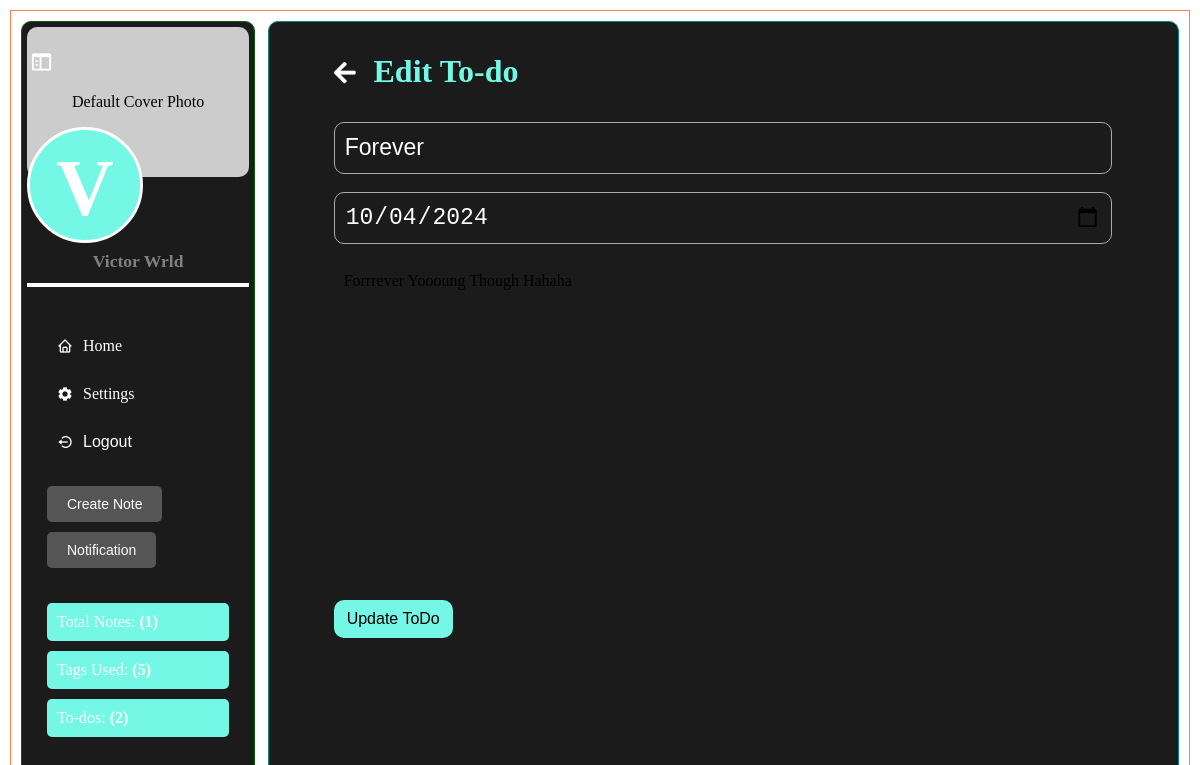
Page /todos/edit/2 (signed in) on the committed database.
### website/models.py (models this page shows, shortened)
class User(db.Model, UserMixin):
    id = db.Column(db.Integer, primary_key=True)
    email = db.Column(db.String(150), unique=True)
    password = db.Column(db.String(255))
    first_name = db.Column(db.String(225))
    second_name = db.Column(db.String(225))
    full_name = db.Column(db.String(255))
    profile_picture = db.Column(db.String(255), nullable=True)
    cover_picture = db.Column(db.String(255), nullable=True)
    user_name = db.Column(db.String(255))
    phone_number = db.Column(db.String(20))
    country_code = db.Column(db.String(10), default="+254")
    bio = db.Column(db.String(255))
    time_zone = db.Column(db.String(255))
    date_birth = db.Column(db.String(255))
    gender = db.Column(db.String(255))
    generated_color = db.Column(db.String(7))
    is_2fa_enabled = db.Column(db.Boolean, default=False)
    otp_secret = db.Column(db.String(32), nullable=True)
    temp_otp = db.Column(db.String(32), nullable=True)
    otp_method = db.Column(db.String(10), default='app')
    is_active = db.Column(db.Boolean, default=True)
    is_admin = db.Column(db.Boolean, default=False)
    email_verified = db.Column(db.Boolean, default=False)
    note_tags = db.relationship(
        "NoteTag", back_populates="user", cascade="all, delete-orphan"
    )
    notes = db.relationship("Note", back_populates="user", cascade="all, delete-orphan")
    password_reset_tokens = db.relationship(
        "PasswordResetToken", back_populates="user", cascade="all, delete-orphan"
    )
    notifications = db.relationship(
        "Notification", back_populates="user", cascade="all, delete-orphan"
    )
    todos = db.relationship("ToDo", back_populates="user", cascade="all, delete-orphan")
    email_preferences = db.relationship(
        "EmailPreferences",
        uselist=False,
        back_populates="user",
        cascade="all, delete-orphan",
    )
    push_preferences = db.relationship(
        "PushPreferences",
        uselist=False,
        back_populates="user",
        cascade="all, delete-orphan",
    )
    email_verification_tokens = db.relationship(
        "EmailVerificationToken", back_populates="user", cascade="all, delete-orphan"
    )

class ToDo(db.Model):
    id = db.Column(db.Integer, primary_key=True)
    title = db.Column(db.String(255), nullable=False)
    content = db.Column(db.Text, nullable=True)
    user_id = db.Column(db.Integer, db.ForeignKey("user.id"), nullable=False)
    is_completed = db.Column(db.Boolean, default=False)
    created_at = db.Column(db.DateTime, default=datetime.utcnow)
    updated_at = db.Column(db.DateTime, default=datetime.utcnow)
    due_date = db.Column(db.DateTime, nullable=True)
    user = db.relationship("User", back_populates="todos")
    subtasks = db.relationship(
        "Subtask", back_populates="parent_todo", cascade="all, delete-orphan"
    )

### website/views.py (the view, shortened to what this page needs)
@views.route("/todos/edit/<int:id>", methods=["GET", "POST"])
def edit_todo(id):
    todo = ToDo.query.get_or_404(id)
    return render_template("edit_todo.html", todo=todo)

### website/templates/edit_todo.html (shortened to what this page needs)
<!DOCTYPE html>
<html lang="en">
  <head>
    <link
      rel="stylesheet"
      href="{{ url_for('static', filename='css/add_todo.css') }}"
    />
    <link
      href="https://unpkg.com/boxicons@2.1.4/css/boxicons.min.css"
      rel="stylesheet"
    />
    <link
    href="https://cdn.quilljs.com/1.3.6/quill.snow.css"
    rel="stylesheet"
  />
    <link
      rel="stylesheet"
      href="https://cdnjs.cloudflare.com/ajax/libs/font-awesome/5.15.4/css/all.min.css"
    />
  </head>
  <body>
    <div class="page">
      <div class="left-container">
        <div class="close-left-container" id="closeLeftContainer">
          <i
            class="bx bx-sidebar"
            data-tooltip="Close sidebar"
            style="--background-: {{ current_user.generated_color }}"
          ></i>
        </div>
        <div class="all">
          <div class="profile">
            <div class="cover-photo">
              {% if current_user.cover_picture %}
              <img
                src="/static/profile_pics/{{ current_user.cover_picture }}"
                alt="Cover Photo"
                class="cover-image"
              />
              {% else %}
              <div class="default-cover">
                <p>Default Cover Photo</p>
              </div>
              {% endif %}
            </div>
            <div class="profile-pic">
              {% if current_user.profile_picture %}
              <img
                src="/static/profile_pics/{{ current_user.profile_picture }}"
                alt="Profile Picture"
                class="profile-image"
              />
              {% else %}
              <i
                class="fas fa-5x"
                style="--background-: {{ current_user.generated_color }}"
                >{{ current_user.first_name[0] }}</i
              >
              {% endif %}
            </div>
          </div>
          <div class="profile-info">
            <p class="username">
              {{ current_user.full_name }}
            </p>
          </div>
          <hr class="separation" />
        </div>
        <div class="nav-links">
          <a href="/user_home" class="nav-item">
            <i class="bx bx-home"></i>Home
          </a>
          <a href="/settings" class="nav-item">
            <i class="bx bxs-cog"></i>Settings
          </a>
          <form
            action="{{ url_for('auth.logout') }}"
            method="post"
            class="logout-form"
          >
            <button type="submit" class="log-item">
              <i class="bx bx-log-out-circle"></i> Logout
            </button>
          </form>
        </div>
        <div class="quick-access">
          <button class="quick-btn" id="createNoteBtn">Create Note</button>
          <button class="quick-btn" id="notificationBtn">Notification</button>
        </div>
        <div class="user-stats">
          <p
            class="stat-item"
            style="--background: {{ current_user.generated_color }}"
          >
            Total Notes: <span>({{ current_user.notes | length }})</span>
          </p>
          <p
            class="stat-item"
            style="--background: {{ current_user.generated_color }}"
          >
            Tags Used: <span>({{ current_user.note_tags | length }})</span>
          </p>
          <p
            class="stat-item"
            style="--background: {{ current_user.generated_color }}"
          >
            To-dos: <span>({{ current_user.todos | length }})</span>
          </p>
        </div>
      </div>
      <div class="right-container">
        <div class="content">
          <div class="container_title">
            <h1 style="--background-: {{ current_user.generated_color }}">
              <span class="back-arrow"><i class="fas fa-arrow-left"></i></span>
              Edit To-do
            </h1>
          </div>
          <div class="form_container">
            <form
              action="{{ url_for('views.edit_todo', id=todo.id) }}"
              method="post"
            >
              <input
                type="text"
                id="title"
                name="title"
                required
                class="inputs"
                placeholder="To-do title"
                value="{{ todo.title }}"
              />
              <br /><br />
              <input
                type="date"
                id="due_date"
                name="due_date"
                class="inputs"
                placeholder="Due date (optional)"
                value="{{ todo.due_date.strftime('%Y-%m-%d') if todo.due_date else '' }}"
              />
              <br /><br />
              <div id="quillEditor">{{ todo.content | safe}}</div>
              <br />
              <button
                type="submit"
                style="--background-: {{ current_user.generated_color }}"
              >
                Update ToDo
              </button>
            </form>
          </div>
        </div>
      </div>
    </div>
  </body>
</html>

### website/static/css/add_todo.css (style rules this page uses)
body { margin: 0; padding: 0; box-sizing: border-box; }
.page { margin: 10px; border: 1px solid #ff7f50; padding: 10px; display: flex; height: calc(100vh - 20px); box-sizing: border-box; overflow: hidden; }
.left-container { position: relative; width: 20%; background-color: #1b1b1b; padding: 5px; margin-right: 13px; border: 1px solid darkgreen; overflow-y: auto; border-radius: 10px; }
.right-container { position: relative; width: 80%; background: #1b1b1b; padding: 10px; border: 1px solid darkcyan; overflow-y: auto; border-radius: 10px; }
.all { position: sticky; top: 0; background: #1b1b1b; }
.profile { margin-bottom: 5px; flex-direction: column; align-items: center; }
.cover-photo { width: 100%; height: 150px; margin-bottom: -50px; position: relative; }
.cover-photo .default-cover { width: 100%; height: 100%; background-color: #ccc; display: flex; align-items: center; justify-content: center; border-radius: 10px; }
.profile-pic { position: relative; z-index: 1; }
.profile-pic i { color: #fff; background: var(--background-); height: 110px; width: 110px; border-radius: 50%; align-items: center; justify-content: center; display: flex; border: 3px solid white; }
.profile-info { display: flex; align-items: center; justify-content: center; margin-left: 0; margin-top: 0; display: flex; }
.profile-info .username { font-size: 0.9em; color: gray; margin: 3px 0; font-size: 1.1em; font-weight: bolder; }
.separation { height: 4px; border: none; background-color: #fff; }
.profile-info p { margin-left: 20px; }
.content { margin-right: 5%; margin-left: 5%; }
.container_title { margin: 10px; }
.container_title h1 { color: var(--background-); }
.container_title h1 span { color: #fff; margin-right: 10px; font-size: 25px; cursor: pointer; }
.form_container { padding: 10px; gap: 10px; }
.form_container .inputs { padding: 10px; }
.form_container input { width: 97%; background-color: transparent; border: 1px solid #aaa; outline: none; border-radius: 10px; height: 30px; color: #fff; font-size: 23px; }
.form_container button { color: #000; background: var(--background-); padding: 10px 13px; border: none; border-radius: 10px; font-size: 16px; cursor: pointer; }
.close-left-container { color: #fff; left: 30px; font-size: 23px; display: flex; align-items: center; justify-content: flex-end; z-index: 1; position: fixed; top: 50px; margin-right: 30px; cursor: pointer; }
.nav-links { margin-top: 20px; padding: 20px; }
.nav-item { display: flex; align-items: center; color: #fff; padding: 10px; text-decoration: none; border-radius: 5px; margin-bottom: 10px; transition: background-color 0.3s; }
.nav-item i { margin-right: 10px; }
.logout-form { margin: 0; padding: 0; }
.log-item { display: flex; align-items: center; color: #fff; padding: 10px; text-decoration: none; border-radius: 5px; margin-bottom: 10px; background-color: transparent; border: none; font-size: 16px; cursor: pointer; transition: background-color 0.3s; }
.log-item i { margin-right: 10px; }
.quick-access { padding: 20px; margin-top: -30px; }
.quick-btn { background-color: #555; color: #fff; border: none; padding: 10px 20px; margin: 5px 0; cursor: pointer; border-radius: 5px; font-size: 14px; transition: background-color 0.3s; }
.user-stats { margin-top: -20px; padding: 20px; color: #fff; font-size: 16px; }
.stat-item { margin: 10px 0; padding: 10px; border-radius: 5px; background-color: var(--background); }
.stat-item span { font-weight: bold; }
#quillEditor { height: 300px; overflow-y: auto; width: 100%; padding: 10px; }

### rows in the picture
User: first_name "V", full_name "Victor Wrld"
ToDo: title "Forever", due_date "10/04/2024", content "Forrrever Yoooung Though Hahaha"

### other values in the picture
{{ current_user.notes | length }} "1"
{{ current_user.note_tags | length }} "5"
{{ current_user.todos | length }} "2"
